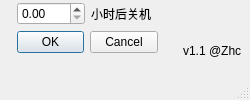
<?xml version="1.0" encoding="UTF-8"?>
<ui version="4.0">
 <class>ShutdownMainWindow</class>
 <widget class="QMainWindow" name="ShutdownMainWindow">
  <property name="geometry">
   <rect>
    <x>0</x>
    <y>0</y>
    <width>250</width>
    <height>100</height>
   </rect>
  </property>
  <property name="minimumSize">
   <size>
    <width>250</width>
    <height>100</height>
   </size>
  </property>
  <property name="maximumSize">
   <size>
    <width>250</width>
    <height>100</height>
   </size>
  </property>
  <property name="windowTitle">
   <string>ShutdownMainWindow</string>
  </property>
  <widget class="QWidget" name="centralwidget">
   <widget class="QWidget" name="layoutWidget">
    <property name="geometry">
     <rect>
      <x>17</x>
      <y>2</y>
      <width>141</width>
      <height>51</height>
     </rect>
    </property>
    <layout class="QVBoxLayout" name="verticalLayout">
     <item>
      <layout class="QHBoxLayout" name="horizontalLayout">
       <item>
        <widget class="QDoubleSpinBox" name="doubleSpinBox"/>
       </item>
       <item>
        <widget class="QLabel" name="label">
         <property name="text">
          <string>小时后关机</string>
         </property>
        </widget>
       </item>
      </layout>
     </item>
     <item>
      <widget class="QDialogButtonBox" name="buttonBox">
       <property name="standardButtons">
        <set>QDialogButtonBox::Cancel|QDialogButtonBox::Ok</set>
       </property>
      </widget>
     </item>
    </layout>
   </widget>
   <widget class="QLabel" name="label_2">
    <property name="geometry">
     <rect>
      <x>183</x>
      <y>41</y>
      <width>81</width>
      <height>20</height>
     </rect>
    </property>
    <property name="text">
     <string>v1.1 @Zhc</string>
    </property>
   </widget>
  </widget>
  <widget class="QMenuBar" name="menubar">
   <property name="geometry">
    <rect>
     <x>0</x>
     <y>0</y>
     <width>250</width>
     <height>22</height>
    </rect>
   </property>
  </widget>
  <widget class="QStatusBar" name="statusbar"/>
 </widget>
 <resources/>
 <connections/>
</ui>
